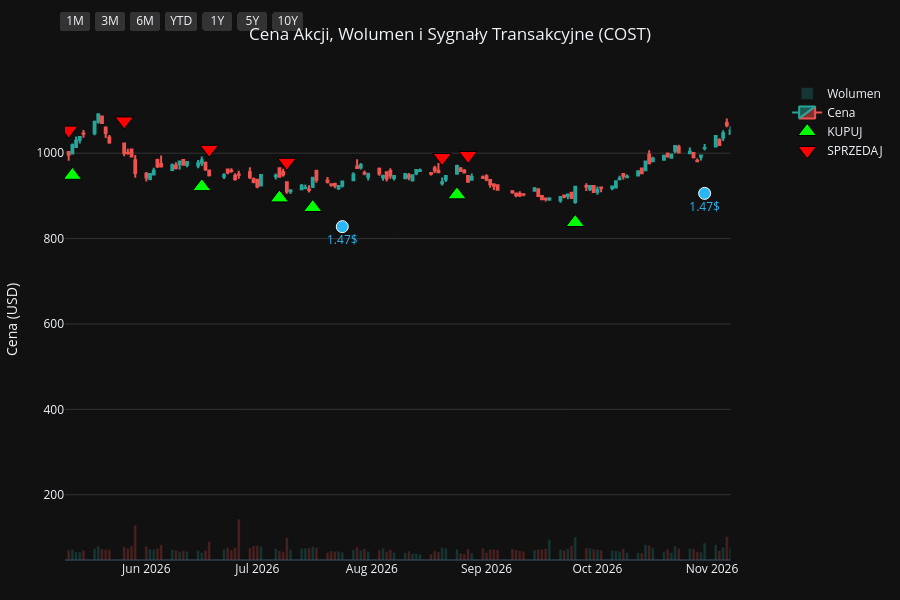
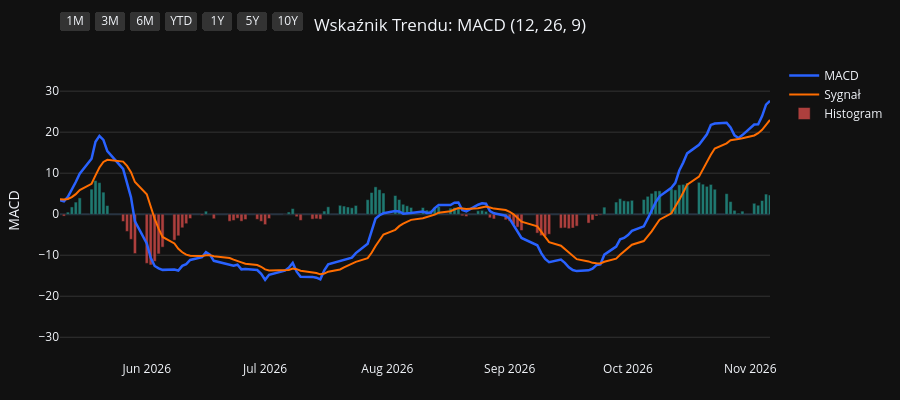
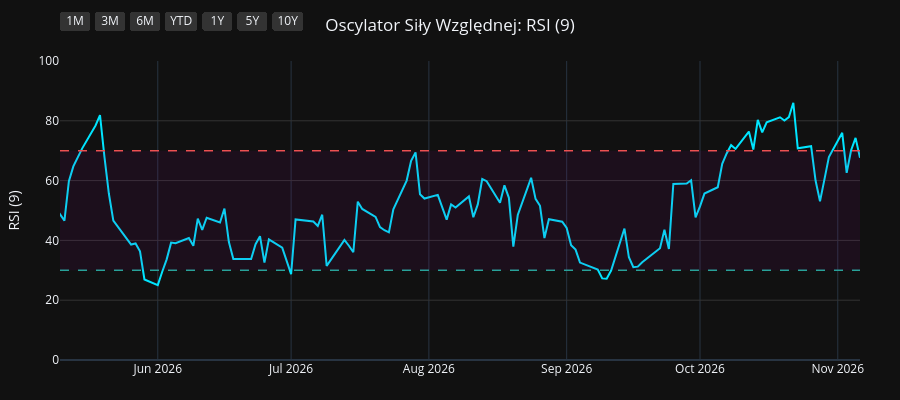
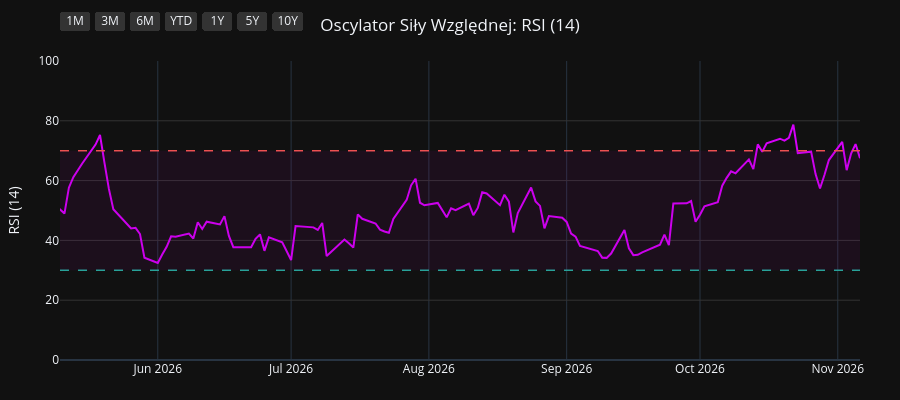

Source (notebook cell) for these figures, in order:
### Code cell
import os
import yfinance as yf
import pandas as pd
import pandas_ta as ta
import plotly.graph_objects as go
from plotly.subplots import make_subplots

# 1. Pobranie i przygotowanie danych
symbol = os.environ.get("STOCK_TICKER", "").strip().upper()
if not symbol:
    raise RuntimeError("Set STOCK_TICKER before running price_extractor.ipynb")
df = yf.Ticker(symbol).history(period="10y")
df.index = df.index.tz_localize(None)

# Wskaźniki i sygnały
df.ta.macd(fast=12, slow=26, signal=9, append=True)
df.ta.rsi(length=9, append=True)
df.ta.rsi(length=14, append=True)
df.ta.rsi(length=21, append=True)
df.dropna(inplace=True)

macd = df['MACD_12_26_9']
signal = df['MACDs_12_26_9']
wczorajszy_macd = macd.shift(1)
wczorajszy_signal = signal.shift(1)

df['Decyzja'] = 'BRAK'
df.loc[(macd > signal) & (wczorajszy_macd <= wczorajszy_signal), 'Decyzja'] = 'KUPUJ'
df.loc[(macd < signal) & (wczorajszy_macd >= wczorajszy_signal), 'Decyzja'] = 'SPRZEDAJ'

df_kupuj = df[df['Decyzja'] == 'KUPUJ']
df_sprzedaj = df[df['Decyzja'] == 'SPRZEDAJ']
df_dywidendy = df[df['Dividends'] > 0]
df_splity = df[df['Stock Splits'] > 0]

# Wspólna konfiguracja osi X
konfiguracja_osi_x = dict(
    type="date",
    showspikes=True, spikemode="across", spikesnap="cursor", spikedash="dot", spikecolor="#ffffff", spikethickness=1, hoverformat="%Y-%m-%d",
    rangeselector=dict(
        buttons=list([
            dict(count=1, label="1M", step="month", stepmode="backward"),
            dict(count=3, label="3M", step="month", stepmode="backward"),
            dict(count=6, label="6M", step="month", stepmode="backward"),
            dict(count=1, label="YTD", step="year", stepmode="todate"),
            dict(count=1, label="1Y", step="year", stepmode="backward"),
            dict(count=5, label="5Y", step="year", stepmode="backward"),
            dict(step="all", label="10Y")
        ]),
        bgcolor="#333333", activecolor="#2962ff", x=0, y=1.1
    )
)

# ==========================================
# WYKRES 1: CENA + WOLUMEN + SYGNAŁY
# ==========================================
fig1 = make_subplots(specs=[[{"secondary_y": True}]])

kolory_wolumenu = ['#26a69a' if row['Close'] >= row['Open'] else '#ef5350' for index, row in df.iterrows()]
fig1.add_trace(go.Bar(x=df.index, y=df['Volume'], marker_color=kolory_wolumenu, opacity=0.25, name='Wolumen'), secondary_y=True)
fig1.add_trace(go.Candlestick(x=df.index, open=df['Open'], high=df['High'], low=df['Low'], close=df['Close'], name='Cena', increasing_line_color='#26a69a', decreasing_line_color='#ef5350'), secondary_y=False)
fig1.add_trace(go.Scatter(x=df_kupuj.index, y=df_kupuj['Low'] * 0.95, customdata=df_kupuj[['Low', 'High']], mode='markers', marker=dict(symbol='triangle-up', size=16, color='#00ff00', line=dict(width=1, color='black')), name='KUPUJ', hovertemplate='KUPUJ<br>Najniższa: %{customdata[0]:.2f}<br>Najwyższa: %{customdata[1]:.2f}<extra></extra>'), secondary_y=False)
fig1.add_trace(go.Scatter(x=df_sprzedaj.index, y=df_sprzedaj['High'] * 1.05, customdata=df_sprzedaj[['Low', 'High']], mode='markers', marker=dict(symbol='triangle-down', size=16, color='#ff0000', line=dict(width=1, color='black')), name='SPRZEDAJ', hovertemplate='SPRZEDAJ<br>Najniższa: %{customdata[0]:.2f}<br>Najwyższa: %{customdata[1]:.2f}<extra></extra>'), secondary_y=False)

if not df_dywidendy.empty:
    fig1.add_trace(go.Scatter(x=df_dywidendy.index, y=df_dywidendy['Low'] * 0.90, mode='markers+text', marker=dict(symbol='circle', size=12, color='#29b6f6', line=dict(width=1, color='white')), text=df_dywidendy['Dividends'].apply(lambda x: f"{x}$"), textposition="bottom center", name='Dywidenda', showlegend=False, hovertemplate='Dywidenda: %{text}<extra></extra>', textfont=dict(color="#29b6f6")), secondary_y=False)
if not df_splity.empty:
                    fig1.add_trace(go.Scatter(x=df_splity.index, y=df_splity['High'], mode='markers+text', marker=dict(symbol='star', size=16, color='#ffee58', line=dict(width=1, color='black')), text=df_splity['Stock Splits'].apply(lambda x: f"{x:g}:1" if x >= 1 else f"1:{1 / x:g}"), textposition="top center", name='Split', hovertemplate='%{text}<extra></extra>', textfont=dict(color="#ffee58")), secondary_y=False)

fig1.update_layout(title=dict(text=f"Cena Akcji, Wolumen i Sygnały Transakcyjne ({symbol})", x=0.5, xanchor='center'), dragmode='pan', xaxis_rangeslider_visible=False, template='plotly_dark', height=600, hovermode='x unified', margin=dict(l=60, r=40, t=60, b=40))
fig1.update_xaxes(**konfiguracja_osi_x)
fig1.update_xaxes(range=[df.index.max() - pd.Timedelta(days=180), df.index.max()])
fig1.update_yaxes(title_text="Cena (USD)", secondary_y=False, gridcolor='#333333')
fig1.update_yaxes(range=[0, df['Volume'].max() * 4], showgrid=False, showticklabels=False, secondary_y=True)
fig1.show(config={'scrollZoom': True})

# ==========================================
# WYKRES 2: WSKAŹNIK MACD
# ==========================================
fig2 = go.Figure()
fig2.add_trace(go.Scatter(x=df.index, y=df['MACD_12_26_9'], line=dict(color='#2962ff', width=2.5), name='MACD'))
fig2.add_trace(go.Scatter(x=df.index, y=df['MACDs_12_26_9'], line=dict(color='#ff6d00', width=2), name='Sygnał'))
kolory_macd = ['#26a69a' if val >= 0 else '#ef5350' for val in df['MACDh_12_26_9']]
fig2.add_trace(go.Bar(x=df.index, y=df['MACDh_12_26_9'], marker_color=kolory_macd, name='Histogram', opacity=0.7))
fig2.update_layout(title=dict(text="Wskaźnik Trendu: MACD (12, 26, 9)", x=0.5, xanchor='center'), dragmode='pan', xaxis_rangeslider_visible=False, template='plotly_dark', height=400, hovermode='x unified', margin=dict(l=60, r=40, t=60, b=40))
fig2.update_xaxes(**konfiguracja_osi_x)
fig2.update_xaxes(range=[df.index.max() - pd.Timedelta(days=180), df.index.max()])
fig2.update_yaxes(title_text="MACD", gridcolor='#333333')
fig2.show(config={'scrollZoom': True})

# ==========================================
# WYKRES 3: OSCYLATOR RSI (9)
# ==========================================
fig3 = go.Figure()
fig3.add_trace(go.Scatter(x=df.index, y=df['RSI_9'], line=dict(color='#00e5ff', width=2), name='RSI (9)'))
fig3.add_hline(y=70, line_dash="dash", line_color="#ef5350", line_width=1.5)
fig3.add_hline(y=30, line_dash="dash", line_color="#26a69a", line_width=1.5)
fig3.add_hrect(y0=30, y1=70, line_width=0, fillcolor="purple", opacity=0.1)
fig3.update_layout(title=dict(text="Oscylator Siły Względnej: RSI (9)", x=0.5, xanchor='center'), dragmode='pan', xaxis_rangeslider_visible=False, template='plotly_dark', height=400, hovermode='x unified', margin=dict(l=60, r=40, t=60, b=40))
fig3.update_xaxes(**konfiguracja_osi_x)
fig3.update_xaxes(range=[df.index.max() - pd.Timedelta(days=180), df.index.max()])
fig3.update_yaxes(title_text="RSI (9)", range=[0, 100], gridcolor='#333333')
fig3.show(config={'scrollZoom': True})

# ==========================================
# WYKRES 4: OSCYLATOR RSI (14)
# ==========================================
fig4 = go.Figure()
fig4.add_trace(go.Scatter(x=df.index, y=df['RSI_14'], line=dict(color='#d500f9', width=2), name='RSI (14)'))
fig4.add_hline(y=70, line_dash="dash", line_color="#ef5350", line_width=1.5)
fig4.add_hline(y=30, line_dash="dash", line_color="#26a69a", line_width=1.5)
fig4.add_hrect(y0=30, y1=70, line_width=0, fillcolor="purple", opacity=0.1)
fig4.update_layout(title=dict(text="Oscylator Siły Względnej: RSI (14)", x=0.5, xanchor='center'), dragmode='pan', xaxis_rangeslider_visible=False, template='plotly_dark', height=400, hovermode='x unified', margin=dict(l=60, r=40, t=60, b=40))
fig4.update_xaxes(**konfiguracja_osi_x)
fig4.update_xaxes(range=[df.index.max() - pd.Timedelta(days=180), df.index.max()])
fig4.update_yaxes(title_text="RSI (14)", range=[0, 100], gridcolor='#333333')
fig4.show(config={'scrollZoom': True})

# ==========================================
# WYKRES 5: OSCYLATOR RSI (21)
# ==========================================
fig5 = go.Figure()
fig5.add_trace(go.Scatter(x=df.index, y=df['RSI_21'], line=dict(color='#64dd17', width=2), name='RSI (21)'))
fig5.add_hline(y=70, line_dash="dash", line_color="#ef5350", line_width=1.5)
fig5.add_hline(y=30, line_dash="dash", line_color="#26a69a", line_width=1.5)
fig5.add_hrect(y0=30, y1=70, line_width=0, fillcolor="purple", opacity=0.1)
fig5.update_layout(title=dict(text="Oscylator Siły Względnej: RSI (21)", x=0.5, xanchor='center'), dragmode='pan', xaxis_rangeslider_visible=False, template='plotly_dark', height=400, hovermode='x unified', margin=dict(l=60, r=40, t=60, b=40))
fig5.update_xaxes(**konfiguracja_osi_x)
fig5.update_xaxes(range=[df.index.max() - pd.Timedelta(days=180), df.index.max()])
fig5.update_yaxes(title_text="RSI (21)", range=[0, 100], gridcolor='#333333')
fig5.show(config={'scrollZoom': True})

### Figure 1 — Plotly figure (JSON) as saved in the notebook; plotly's stock layout.template omitted (floating-point values rounded to 4 significant figures; data arrays with more than 128 entries replaced by an {"elided": "..."} marker saying what was removed)
{"data": [{"marker": {"color": {"elided": "2478 str values"}}, "name": "Wolumen", "opacity": 0.25, "type": "bar", "x": {"elided": "2478 str values"}, "xaxis": "x", "y": {"elided": "2478 int values"}, "yaxis": "y2"}, {"close": {"elided": "2478 float values"}, "decreasing": {"line": {"color": "#ef5350"}}, "high": {"elided": "2478 float values"}, "increasing": {"line": {"color": "#26a69a"}}, "low": {"elided": "2478 float values"}, "name": "Cena", "open": {"elided": "2478 float values"}, "type": "candlestick", "x": {"elided": "2478 str values"}, "xaxis": "x", "yaxis": "y"}, {"customdata": {"elided": "94x2 float values"}, "hovertemplate": "KUPUJ<br>Najniższa: %{customdata[0]:.2f}<br>Najwyższa: %{customdata[1]:.2f}<extra></extra>", "marker": {"color": "#00ff00", "line": {"color": "black", "width": 1}, "size": 16, "symbol": "triangle-up"}, "mode": "markers", "name": "KUPUJ", "type": "scatter", "x": ["2017-02-03T00:00:00", "2017-03-30T00:00:00", "2017-05-26T00:00:00", "2017-07-19T00:00:00", "2017-09-01T00:00:00", "2017-10-24T00:00:00", "2018-01-22T00:00:00", "2018-02-16T00:00:00", "2018-03-29T00:00:00", "2018-04-05T00:00:00", "2018-05-16T00:00:00", "2018-06-08T00:00:00", "2018-07-13T00:00:00", "2018-08-07T00:00:00", "2018-08-20T00:00:00", "2018-10-19T00:00:00", "2018-10-31T00:00:00", "2018-11-30T00:00:00", "2019-01-02T00:00:00", "2019-02-12T00:00:00", "2019-05-17T00:00:00", "2019-06-06T00:00:00", "2019-07-11T00:00:00", "2019-08-22T00:00:00", "2019-10-08T00:00:00", "2019-11-07T00:00:00", "2019-12-26T00:00:00", "2020-01-08T00:00:00", "2020-02-07T00:00:00", "2020-03-19T00:00:00", "2020-04-03T00:00:00", "2020-05-28T00:00:00", "2020-06-30T00:00:00", "2020-08-04T00:00:00", "2020-08-28T00:00:00", "2020-09-28T00:00:00", "2020-11-06T00:00:00", "2020-11-17T00:00:00", "2020-12-31T00:00:00", "2021-02-08T00:00:00", "2021-03-12T00:00:00", "2021-05-07T00:00:00", "2021-06-22T00:00:00", "2021-10-18T00:00:00", "2021-12-15T00:00:00", "2021-12-29T00:00:00", "2022-02-01T00:00:00", "2022-02-25T00:00:00", "2022-05-27T00:00:00", "2022-08-18T00:00:00", "2022-10-06T00:00:00", "2022-10-13T00:00:00", "2022-10-18T00:00:00", "2023-01-06T00:00:00", "2023-03-16T00:00:00", "2023-05-11T00:00:00", "2023-05-30T00:00:00", "2023-06-27T00:00:00", "2023-07-14T00:00:00", "2023-09-06T00:00:00", "2023-09-27T00:00:00", "2023-10-17T00:00:00", "2023-11-06T00:00:00", "2024-01-18T00:00:00", "2024-02-05T00:00:00", "2024-02-26T00:00:00", "2024-04-12T00:00:00", "2024-04-23T00:00:00", "2024-07-09T00:00:00", "2024-08-09T00:00:00", "2024-09-12T00:00:00", "2024-10-23T00:00:00", "2024-11-06T00:00:00", "2025-01-17T00:00:00", "2025-03-27T00:00:00", "2025-05-16T00:00:00", "2025-06-02T00:00:00", "2025-08-01T00:00:00", "2025-09-08T00:00:00", "2025-10-09T00:00:00", "2025-11-04T00:00:00", "2025-11-28T00:00:00", "2025-12-26T00:00:00", "2026-02-05T00:00:00", "2026-02-13T00:00:00", "2026-04-01T00:00:00", "2026-04-23T00:00:00", "2026-04-30T00:00:00", "2026-05-12T00:00:00", "2026-06-16T00:00:00", "2026-07-07T00:00:00", "2026-07-16T00:00:00", "2026-08-24T00:00:00", "2026-09-25T00:00:00"], "xaxis": "x", "y": [134.4, 134.4, 149.3, 126.9, 132.6, 135.8, 162.5, 162.1, 156.5, 156.9, 165.9, 171.0, 181.8, 189.7, 192.3, 195.1, 192.4, 196.4, 170.9, 179.4, 211.1, 213.0, 233.7, 238.0, 250.2, 261.2, 253.8, 250.8, 267.5, 261.9, 247.3, 266.2, 260.3, 285.9, 300.3, 298.2, 331.7, 332.5, 332.8, 318.4, 291.5, 342.9, 346.9, 403.2, 491.2, 507.4, 447.5, 455.6, 411.1, 503.5, 436.0, 406.3, 424.2, 419.0, 438.4, 452.7, 456.4, 475.1, 489.6, 492.4, 496.6, 520.3, 511.6, 635.4, 660.1, 691.3, 679.6, 670.1, 827.3, 785.9, 841.2, 839.8, 832.7, 868.7, 872.8, 950.3, 974.1, 886.0, 904.0, 874.5, 877.3, 852.8, 820.7, 933.7, 939.8, 936.8, 952.4, 942.2, 948.2, 921.7, 895.3, 872.7, 902.5, 837.7], "yaxis": "y"}, {"customdata": {"elided": "93x2 float values"}, "hovertemplate": "SPRZEDAJ<br>Najniższa: %{customdata[0]:.2f}<br>Najwyższa: %{customdata[1]:.2f}<extra></extra>", "marker": {"color": "#ff0000", "line": {"color": "black", "width": 1}, "size": 16, "symbol": "triangle-down"}, "mode": "markers", "name": "SPRZEDAJ", "type": "scatter", "x": ["2017-03-03T00:00:00", "2017-05-12T00:00:00", "2017-06-12T00:00:00", "2017-08-24T00:00:00", "2017-10-06T00:00:00", "2017-12-19T00:00:00", "2018-02-01T00:00:00", "2018-03-08T00:00:00", "2018-04-02T00:00:00", "2018-05-03T00:00:00", "2018-05-25T00:00:00", "2018-06-29T00:00:00", "2018-07-31T00:00:00", "2018-08-09T00:00:00", "2018-09-17T00:00:00", "2018-10-26T00:00:00", "2018-11-16T00:00:00", "2018-12-10T00:00:00", "2019-02-08T00:00:00", "2019-04-02T00:00:00", "2019-05-28T00:00:00", "2019-07-01T00:00:00", "2019-07-24T00:00:00", "2019-09-12T00:00:00", "2019-10-24T00:00:00", "2019-11-20T00:00:00", "2020-01-02T00:00:00", "2020-02-03T00:00:00", "2020-02-25T00:00:00", "2020-03-20T00:00:00", "2020-04-28T00:00:00", "2020-06-11T00:00:00", "2020-07-28T00:00:00", "2020-08-12T00:00:00", "2020-09-04T00:00:00", "2020-10-23T00:00:00", "2020-11-09T00:00:00", "2020-12-04T00:00:00", "2021-01-07T00:00:00", "2021-02-23T00:00:00", "2021-04-27T00:00:00", "2021-05-11T00:00:00", "2021-08-24T00:00:00", "2021-12-01T00:00:00", "2021-12-17T00:00:00", "2022-01-04T00:00:00", "2022-02-23T00:00:00", "2022-04-14T00:00:00", "2022-08-09T00:00:00", "2022-08-22T00:00:00", "2022-10-07T00:00:00", "2022-10-14T00:00:00", "2022-12-01T00:00:00", "2023-02-10T00:00:00", "2023-05-01T00:00:00", "2023-05-16T00:00:00", "2023-06-26T00:00:00", "2023-07-07T00:00:00", "2023-08-01T00:00:00", "2023-09-26T00:00:00", "2023-10-06T00:00:00", "2023-10-20T00:00:00", "2024-01-02T00:00:00", "2024-01-23T00:00:00", "2024-02-13T00:00:00", "2024-03-08T00:00:00", "2024-04-16T00:00:00", "2024-06-21T00:00:00", "2024-07-11T00:00:00", "2024-09-05T00:00:00", "2024-09-18T00:00:00", "2024-10-29T00:00:00", "2024-12-13T00:00:00", "2025-02-21T00:00:00", "2025-05-14T00:00:00", "2025-05-23T00:00:00", "2025-06-05T00:00:00", "2025-08-25T00:00:00", "2025-09-18T00:00:00", "2025-10-29T00:00:00", "2025-11-10T00:00:00", "2025-12-08T00:00:00", "2026-01-30T00:00:00", "2026-02-10T00:00:00", "2026-02-19T00:00:00", "2026-04-13T00:00:00", "2026-04-28T00:00:00", "2026-05-11T00:00:00", "2026-05-26T00:00:00", "2026-06-18T00:00:00", "2026-07-09T00:00:00", "2026-08-20T00:00:00", "2026-08-27T00:00:00"], "xaxis": "x", "y": [153.1, 159.7, 168.1, 149.8, 148.7, 180.5, 182.7, 174.7, 175.3, 181.9, 188.3, 198.0, 207.0, 209.1, 221.2, 212.1, 218.4, 212.8, 197.6, 231.4, 237.7, 253.7, 267.2, 278.8, 284.0, 289.3, 281.1, 294.5, 302.8, 294.6, 297.7, 296.4, 316.3, 325.5, 340.0, 361.7, 374.9, 370.7, 367.1, 347.4, 367.1, 377.8, 452.5, 545.6, 553.8, 566.0, 506.3, 594.3, 545.0, 553.0, 479.1, 473.4, 520.1, 502.4, 501.8, 503.1, 527.9, 539.5, 566.1, 565.6, 571.3, 571.0, 679.1, 714.0, 746.3, 781.9, 747.0, 897.8, 922.4, 921.6, 938.5, 924.2, 1045.0, 1077.0, 1041.0, 1057.0, 1094.0, 998.9, 1003.0, 958.9, 962.4, 933.2, 994.2, 1043.0, 1053.0, 1045.0, 1058.0, 1054.0, 1076.0, 1009.0, 978.7, 990.0, 994.8], "yaxis": "y"}, {"hovertemplate": "Dywidenda: %{text}<extra></extra>", "marker": {"color": "#29b6f6", "line": {"color": "white", "width": 1}, "size": 12, "symbol": "circle"}, "mode": "markers+text", "name": "Dywidenda", "showlegend": false, "text": ["0.45$", "7.0$", "0.5$", "0.5$", "0.5$", "0.5$", "0.57$", "0.57$", "0.57$", "0.57$", "0.65$", "0.65$", "0.65$", "0.65$", "0.7$", "0.7$", "0.7$", "10.0$", "0.7$", "0.79$", "0.79$", "0.79$", "0.79$", "0.9$", "0.9$", "0.9$", "0.9$", "1.02$", "1.02$", "1.02$", "15.0$", "1.02$", "1.16$", "1.16$", "1.16$", "1.16$", "1.3$", "1.3$", "1.3$", "1.3$", "1.47$", "1.47$", "1.47$"], "textfont": {"color": "#29b6f6"}, "textposition": "bottom center", "type": "scatter", "x": ["2017-02-08T00:00:00", "2017-05-08T00:00:00", "2017-05-10T00:00:00", "2017-08-16T00:00:00", "2017-11-16T00:00:00", "2018-02-15T00:00:00", "2018-05-10T00:00:00", "2018-08-30T00:00:00", "2018-11-08T00:00:00", "2019-02-07T00:00:00", "2019-05-09T00:00:00", "2019-08-29T00:00:00", "2019-10-31T00:00:00", "2020-02-06T00:00:00", "2020-04-30T00:00:00", "2020-07-30T00:00:00", "2020-10-29T00:00:00", "2020-12-01T00:00:00", "2021-02-04T00:00:00", "2021-04-29T00:00:00", "2021-07-29T00:00:00", "2021-10-28T00:00:00", "2022-02-03T00:00:00", "2022-04-28T00:00:00", "2022-07-28T00:00:00", "2022-10-27T00:00:00", "2023-02-02T00:00:00", "2023-05-04T00:00:00", "2023-08-24T00:00:00", "2023-11-02T00:00:00", "2023-12-27T00:00:00", "2024-02-01T00:00:00", "2024-04-25T00:00:00", "2024-07-26T00:00:00", "2024-11-01T00:00:00", "2025-02-07T00:00:00", "2025-05-02T00:00:00", "2025-08-01T00:00:00", "2025-10-31T00:00:00", "2026-01-30T00:00:00", "2026-05-01T00:00:00", "2026-07-24T00:00:00", "2026-10-30T00:00:00"], "xaxis": "x", "y": [127.9, 136.3, 136.0, 125.6, 135.6, 150.0, 156.6, 185.4, 192.0, 167.5, 195.6, 239.0, 240.9, 252.4, 248.6, 265.1, 299.1, 322.7, 300.1, 313.3, 358.0, 415.0, 439.3, 467.0, 446.0, 424.3, 447.9, 418.9, 458.4, 477.6, 584.4, 612.8, 634.1, 719.1, 772.0, 922.7, 896.3, 839.4, 813.9, 833.5, 902.9, 827.9, 905.9], "yaxis": "y"}], "layout": {"dragmode": "pan", "height": 600, "hovermode": "x unified", "margin": {"b": 40, "l": 60, "r": 40, "t": 60}, "title": {"text": "Cena Akcji, Wolumen i Sygnały Transakcyjne (COST)", "x": 0.5, "xanchor": "center"}, "xaxis": {"anchor": "y", "domain": [0.0, 0.94], "hoverformat": "%Y-%m-%d", "range": ["2026-05-10T00:00:00", "2026-11-06T00:00:00"], "rangeselector": {"activecolor": "#2962ff", "bgcolor": "#333333", "buttons": [{"count": 1, "label": "1M", "step": "month", "stepmode": "backward"}, {"count": 3, "label": "3M", "step": "month", "stepmode": "backward"}, {"count": 6, "label": "6M", "step": "month", "stepmode": "backward"}, {"count": 1, "label": "YTD", "step": "year", "stepmode": "todate"}, {"count": 1, "label": "1Y", "step": "year", "stepmode": "backward"}, {"count": 5, "label": "5Y", "step": "year", "stepmode": "backward"}, {"label": "10Y", "step": "all"}], "x": 0, "y": 1.1}, "rangeslider": {"visible": false}, "showspikes": true, "spikecolor": "#ffffff", "spikedash": "dot", "spikemode": "across", "spikesnap": "cursor", "spikethickness": 1, "type": "date"}, "yaxis": {"anchor": "x", "domain": [0.0, 1.0], "gridcolor": "#333333", "title": {"text": "Cena (USD)"}}, "yaxis2": {"anchor": "x", "overlaying": "y", "range": [0, 96932000], "showgrid": false, "showticklabels": false, "side": "right"}}}

### Figure 2 — Plotly figure (JSON) as saved in the notebook; plotly's stock layout.template omitted (floating-point values rounded to 4 significant figures; data arrays with more than 128 entries replaced by an {"elided": "..."} marker saying what was removed)
{"data": [{"line": {"color": "#2962ff", "width": 2.5}, "name": "MACD", "type": "scatter", "x": {"elided": "2478 str values"}, "y": {"elided": "2478 float values"}}, {"line": {"color": "#ff6d00", "width": 2}, "name": "Sygnał", "type": "scatter", "x": {"elided": "2478 str values"}, "y": {"elided": "2478 float values"}}, {"marker": {"color": {"elided": "2478 str values"}}, "name": "Histogram", "opacity": 0.7, "type": "bar", "x": {"elided": "2478 str values"}, "y": {"elided": "2478 float values"}}], "layout": {"dragmode": "pan", "height": 400, "hovermode": "x unified", "margin": {"b": 40, "l": 60, "r": 40, "t": 60}, "title": {"text": "Wskaźnik Trendu: MACD (12, 26, 9)", "x": 0.5, "xanchor": "center"}, "xaxis": {"hoverformat": "%Y-%m-%d", "range": ["2026-05-10T00:00:00", "2026-11-06T00:00:00"], "rangeselector": {"activecolor": "#2962ff", "bgcolor": "#333333", "buttons": [{"count": 1, "label": "1M", "step": "month", "stepmode": "backward"}, {"count": 3, "label": "3M", "step": "month", "stepmode": "backward"}, {"count": 6, "label": "6M", "step": "month", "stepmode": "backward"}, {"count": 1, "label": "YTD", "step": "year", "stepmode": "todate"}, {"count": 1, "label": "1Y", "step": "year", "stepmode": "backward"}, {"count": 5, "label": "5Y", "step": "year", "stepmode": "backward"}, {"label": "10Y", "step": "all"}], "x": 0, "y": 1.1}, "rangeslider": {"visible": false}, "showspikes": true, "spikecolor": "#ffffff", "spikedash": "dot", "spikemode": "across", "spikesnap": "cursor", "spikethickness": 1, "type": "date"}, "yaxis": {"gridcolor": "#333333", "title": {"text": "MACD"}}}}

### Figure 3 — Plotly figure (JSON) as saved in the notebook; plotly's stock layout.template omitted (floating-point values rounded to 4 significant figures; data arrays with more than 128 entries replaced by an {"elided": "..."} marker saying what was removed)
{"data": [{"line": {"color": "#00e5ff", "width": 2}, "name": "RSI (9)", "type": "scatter", "x": {"elided": "2478 str values"}, "y": {"elided": "2478 float values"}}], "layout": {"dragmode": "pan", "height": 400, "hovermode": "x unified", "margin": {"b": 40, "l": 60, "r": 40, "t": 60}, "shapes": [{"line": {"color": "#ef5350", "dash": "dash", "width": 1.5}, "type": "line", "x0": 0, "x1": 1, "xref": "x domain", "y0": 70, "y1": 70, "yref": "y"}, {"line": {"color": "#26a69a", "dash": "dash", "width": 1.5}, "type": "line", "x0": 0, "x1": 1, "xref": "x domain", "y0": 30, "y1": 30, "yref": "y"}, {"fillcolor": "purple", "line": {"width": 0}, "opacity": 0.1, "type": "rect", "x0": 0, "x1": 1, "xref": "x domain", "y0": 30, "y1": 70, "yref": "y"}], "title": {"text": "Oscylator Siły Względnej: RSI (9)", "x": 0.5, "xanchor": "center"}, "xaxis": {"hoverformat": "%Y-%m-%d", "range": ["2026-05-10T00:00:00", "2026-11-06T00:00:00"], "rangeselector": {"activecolor": "#2962ff", "bgcolor": "#333333", "buttons": [{"count": 1, "label": "1M", "step": "month", "stepmode": "backward"}, {"count": 3, "label": "3M", "step": "month", "stepmode": "backward"}, {"count": 6, "label": "6M", "step": "month", "stepmode": "backward"}, {"count": 1, "label": "YTD", "step": "year", "stepmode": "todate"}, {"count": 1, "label": "1Y", "step": "year", "stepmode": "backward"}, {"count": 5, "label": "5Y", "step": "year", "stepmode": "backward"}, {"label": "10Y", "step": "all"}], "x": 0, "y": 1.1}, "rangeslider": {"visible": false}, "showspikes": true, "spikecolor": "#ffffff", "spikedash": "dot", "spikemode": "across", "spikesnap": "cursor", "spikethickness": 1, "type": "date"}, "yaxis": {"gridcolor": "#333333", "range": [0, 100], "title": {"text": "RSI (9)"}}}}

### Figure 4 — Plotly figure (JSON) as saved in the notebook; plotly's stock layout.template omitted (floating-point values rounded to 4 significant figures; data arrays with more than 128 entries replaced by an {"elided": "..."} marker saying what was removed)
{"data": [{"line": {"color": "#d500f9", "width": 2}, "name": "RSI (14)", "type": "scatter", "x": {"elided": "2478 str values"}, "y": {"elided": "2478 float values"}}], "layout": {"dragmode": "pan", "height": 400, "hovermode": "x unified", "margin": {"b": 40, "l": 60, "r": 40, "t": 60}, "shapes": [{"line": {"color": "#ef5350", "dash": "dash", "width": 1.5}, "type": "line", "x0": 0, "x1": 1, "xref": "x domain", "y0": 70, "y1": 70, "yref": "y"}, {"line": {"color": "#26a69a", "dash": "dash", "width": 1.5}, "type": "line", "x0": 0, "x1": 1, "xref": "x domain", "y0": 30, "y1": 30, "yref": "y"}, {"fillcolor": "purple", "line": {"width": 0}, "opacity": 0.1, "type": "rect", "x0": 0, "x1": 1, "xref": "x domain", "y0": 30, "y1": 70, "yref": "y"}], "title": {"text": "Oscylator Siły Względnej: RSI (14)", "x": 0.5, "xanchor": "center"}, "xaxis": {"hoverformat": "%Y-%m-%d", "range": ["2026-05-10T00:00:00", "2026-11-06T00:00:00"], "rangeselector": {"activecolor": "#2962ff", "bgcolor": "#333333", "buttons": [{"count": 1, "label": "1M", "step": "month", "stepmode": "backward"}, {"count": 3, "label": "3M", "step": "month", "stepmode": "backward"}, {"count": 6, "label": "6M", "step": "month", "stepmode": "backward"}, {"count": 1, "label": "YTD", "step": "year", "stepmode": "todate"}, {"count": 1, "label": "1Y", "step": "year", "stepmode": "backward"}, {"count": 5, "label": "5Y", "step": "year", "stepmode": "backward"}, {"label": "10Y", "step": "all"}], "x": 0, "y": 1.1}, "rangeslider": {"visible": false}, "showspikes": true, "spikecolor": "#ffffff", "spikedash": "dot", "spikemode": "across", "spikesnap": "cursor", "spikethickness": 1, "type": "date"}, "yaxis": {"gridcolor": "#333333", "range": [0, 100], "title": {"text": "RSI (14)"}}}}
